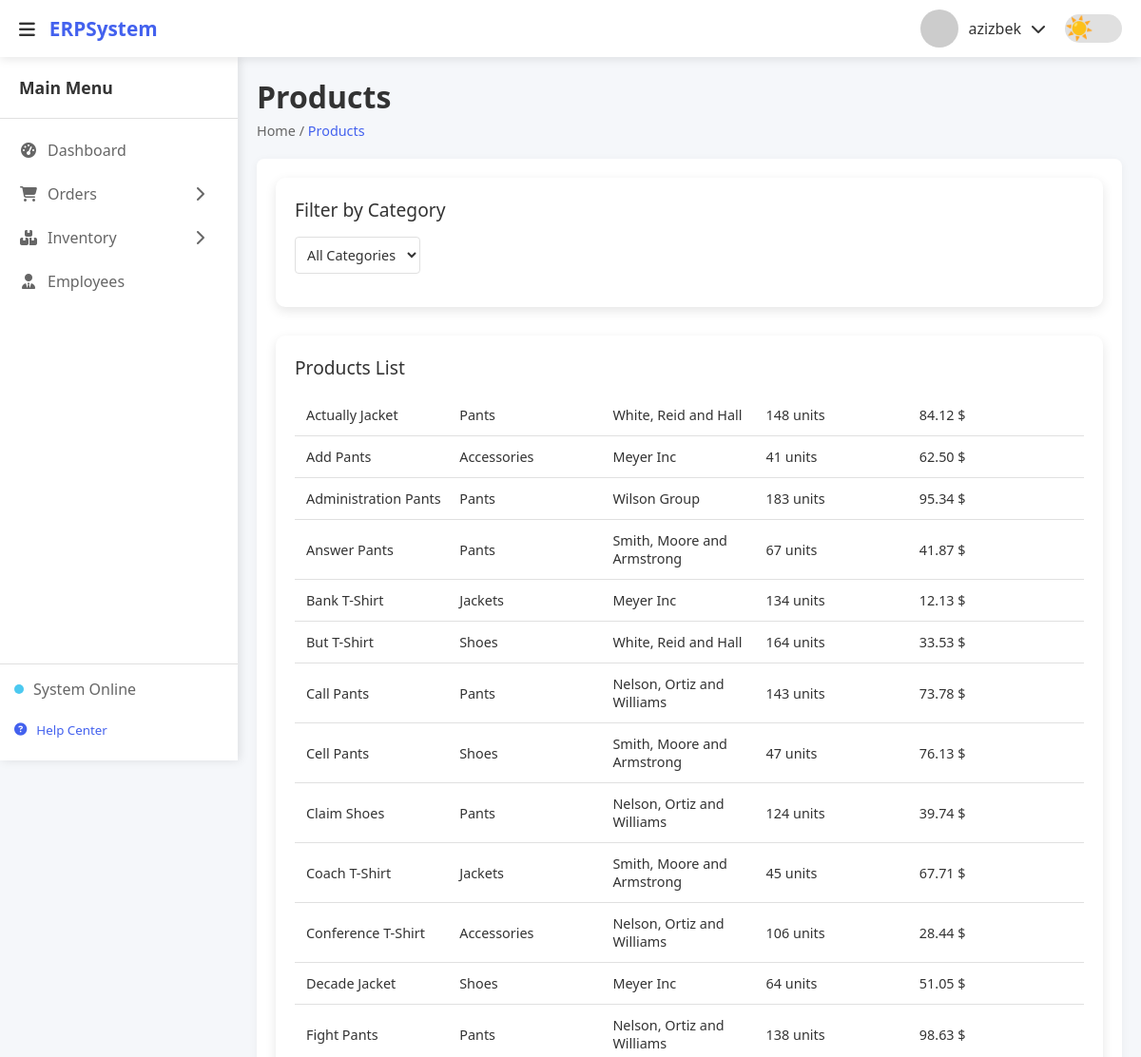
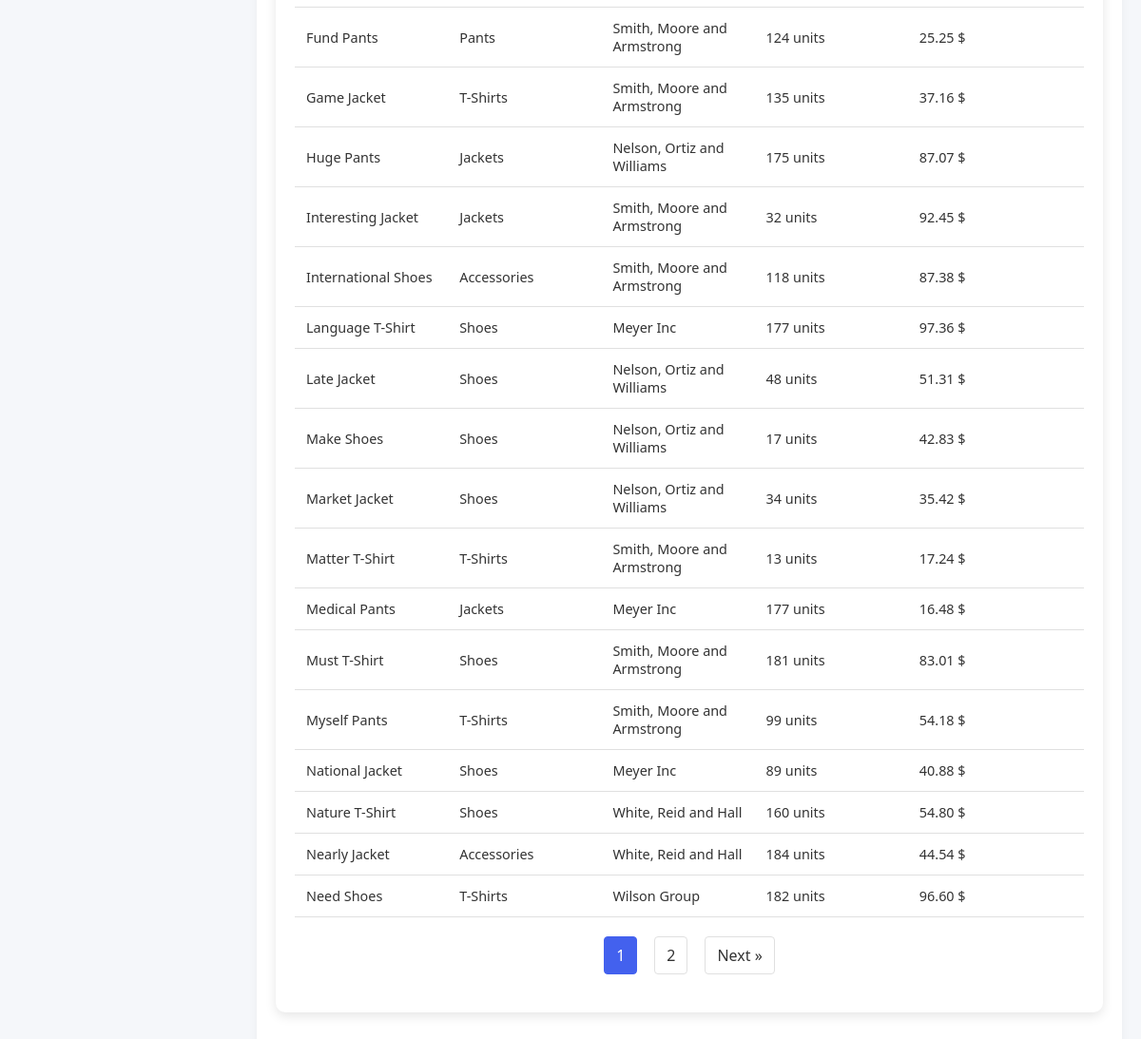
The page /inventory/products/ (signed in) on the database its author committed (2 pictures, top to bottom).
### main/models.py (models this page shows, shortened)
class Product(models.Model):
    name = models.CharField(max_length=100)
    description = models.TextField(blank=True, null=True)
    category = models.CharField(max_length=50, blank=True, null=True)
    price = models.DecimalField(max_digits=10, decimal_places=2)
    stock_quantity = models.PositiveIntegerField(default=0)
    supplier = models.ForeignKey(
        Supplier, on_delete=models.CASCADE, related_name="products"
    )
    created_at = models.DateTimeField(auto_now_add=True)
    updated_at = models.DateTimeField(auto_now=True)
    class Meta:
        ordering = ["name"]

class Supplier(models.Model):
    name = models.CharField(max_length=100)
    contact_person = models.CharField(max_length=100, blank=True, null=True)
    email = models.EmailField(unique=True)
    phone = models.CharField(max_length=15, blank=True, null=True)
    address = models.TextField(blank=True, null=True)
    created_at = models.DateTimeField(auto_now_add=True)
    updated_at = models.DateTimeField(auto_now=True)
    class Meta:
        ordering = ["name"]

### main/views.py (the view)
# urls.py: path("inventory/products/", views.products, name="products"),
@login_required
def products(request):
    category_filter = request.GET.get("category", "")
    categories = ["T-Shirts", "Pants", "Jackets", "Shoes", "Accessories"]
    if category_filter in categories:
        products_list = (
            Product.objects.filter(category=category_filter)
            .select_related("supplier")
            .order_by("name")
        )
    else:
        products_list = Product.objects.select_related("supplier").order_by("name")
    paginator = Paginator(products_list, 30)
    page_number = request.GET.get("page")
    products = paginator.get_page(page_number)
    context = {
        "products": products,
        "category_choices": categories,
        "current_category": category_filter,
    }
    return render(request, "products.html", context)

### template/products.html (shortened to what this page needs)
{% extends "wrapper.html" %}
{% load static %}
{% block content %}
<div class="content-header">
    <h1>Products</h1>
    <div class="breadcrumb">
        <span>Home</span> / <span>Products</span>
    </div>
</div>
<div class="content-body">
    <div class="card">
        <h3>Filter by Category</h3>
        <form method="GET" class="filter-form">
            <select name="category" onchange="this.form.submit()">
                <option value="">All Categories</option>
            </select>
        </form>
    </div>
    <div class="card">
        <h3>Products List</h3>
        <ul class="data-list">
            {% for product in products %}
            <li class="data-item">
                <span>{{ product.name }}</span>
                <span>{{ product.category }}</span>
                <span>{{ product.supplier.name }}</span>
                <span>{{ product.stock_quantity }} units</span>
                <span>{{ product.price|floatformat:2 }} $</span>
            </li>
            {% empty %}
            <p>No products found.</p>
            {% endfor %}
        </ul>
        {% if products.has_other_pages %}
        <div class="pagination">
            {% for num in products.paginator.page_range %}
            {% if products.number == num %}
            <span class="page-link active">{{ num }}</span>
            {% else %}
            <a href="?page={{ num }}{% if current_category %}&category={{ current_category }}{% endif %}"
                class="page-link">{{ num }}</a>
            {% endif %}
            {% endfor %}
            {% if products.has_next %}
            <a href="?page={{ products.next_page_number }}{% if current_category %}&category={{ current_category }}{% endif %}"
                class="page-link">Next &raquo;</a>
            {% endif %}
        </div>
        {% endif %}
    </div>
</div>
{% endblock %}

### template/wrapper.html (shortened to what this page needs)
<!DOCTYPE html>
{% load static %}
<html lang="en">
<head>
    <link rel="stylesheet" href="https://cdnjs.cloudflare.com/ajax/libs/font-awesome/6.4.0/css/all.min.css">
    <link rel="stylesheet" href="{% static 'css/main.css' %}">
    <link rel="stylesheet" href="{% static 'css/modal.css' %}">
    <link rel="stylesheet" href="{% static 'css/dashboard.css' %}">
    <link rel="stylesheet" href="{% static 'css/orders.css' %}">
    <link rel="stylesheet" href="{% static 'css/order_detail.css' %}">
    <link rel="stylesheet" href="{% static 'css/inventory.css' %}">
    <link rel="stylesheet" href="{% static 'css/products.css' %}">
    <link rel="stylesheet" href="{% static 'css/employee.css' %}">
</head>
<body>
    <div class="container">
        <nav class="top-nav">
            <div class="nav-left">
                <button id="sidebarToggle" class="menu-btn">
                    <i class="fas fa-bars"></i>
                </button>
                <div class="logo">
                    <span>ERP</span>System
                </div>
            </div>
            <div class="nav-right">
                <div class="user-profile" id="userProfile">
                    <img src="https://picsum.photos/200/300" width="40px" height="40px" alt="User">
                    <span>{{ request.user }}</span>
                    <i class="fas fa-chevron-down" id="userDropdownToggle"></i>
                </div>
                <div>
                    <div class="theme-toggle">
                        <label class="toggle-switch">
                            <span class="toggle-slider">
                            </span>
                        </label>
                    </div>
                </div>
            </div>
        </nav>
        <aside class="sidebar" id="sidebar">
            <div class="sidebar-header">
                <h3>Main Menu</h3>
            </div>
            <ul class="sidebar-menu">
                <li>
                    <a href="/">
                        <i class="fas fa-tachometer-alt"></i>
                        <span>Dashboard</span>
                    </a>
                </li>
                <li>
                    <a href="{% url 'main:orders' %}">
                        <i class="fas fa-shopping-cart"></i>
                        <span>Orders</span>
                        <i class="fas fa-chevron-right dropdown-icon"></i>
                    </a>
                </li>
                <li>
                    <a href="{% url 'main:inventory' %}">
                        <i class="fas fa-boxes"></i>
                        <span>Inventory</span>
                        <i class="fas fa-chevron-right dropdown-icon"></i>
                    </a>
                </li>
                <li>
                    <a href="{% url 'main:employee' %}">
                        <i class="fas fa-user-tie"></i>
                        <span>Employees</span>
                    </a>
                </li>
            </ul>
            <div class="sidebar-footer">
                <div class="system-status">
                    <div class="status-indicator online"></div>
                    <span>System Online</span>
                </div>
                <button class="help-btn">
                    <i class="fas fa-question-circle"></i>
                    <span>Help Center</span>
                </button>
            </div>
        </aside>
        <main class="main-content" id="mainContent">
            {% block content %}
            {% endblock %}
        </main>
    </div>
</body>
</html>

### staticfiles/css/dashboard.css (style rules this page uses)
.card { background-color: var(--card-bg); border-radius: 10px; padding: 20px; margin-bottom: 30px; box-shadow: 0 4px 12px rgba(0, 0, 0, 0.1); transition: box-shadow var(--transition-speed); }
.card h3 { font-size: 1.2rem; color: var(--text); margin-bottom: 15px; font-weight: 500; }

### staticfiles/css/orders.css (style rules this page uses)
.filter-form { display: flex; align-items: center; gap: 10px; }
.pagination { display: flex; justify-content: center; align-items: center; gap: 10px; margin-top: 20px; }

### staticfiles/css/order_detail.css (style rules this page uses)
.data-list { list-style: none; padding: 0; margin: 15px 0; }
.data-item { display: flex; justify-content: space-between; align-items: center; padding: 12px; border-bottom: 1px solid var(--border); transition: background-color var(--transition-speed); }
.data-item span { flex: 1; text-align: left; color: var(--text); font-size: 0.9rem; }

### staticfiles/css/inventory.css (style rules this page uses)
.data-list { list-style: none; padding: 0; margin: 15px 0; }
.data-item { display: flex; justify-content: space-between; align-items: center; padding: 12px; border-bottom: 1px solid var(--border); transition: background-color var(--transition-speed); }
.data-item span { flex: 1; text-align: left; color: var(--text); font-size: 0.9rem; }

### staticfiles/css/products.css (style rules this page uses)
.filter-form { margin: 15px 0; }
.filter-form select { padding: 8px; font-size: 0.9rem; border: 1px solid var(--border); border-radius: 4px; background-color: var(--card-bg); color: var(--text); cursor: pointer; }
.data-list { list-style: none; padding: 0; margin: 15px 0; }
.data-item { display: flex; justify-content: space-between; align-items: center; padding: 12px; border-bottom: 1px solid var(--border); transition: background-color var(--transition-speed); }
.data-item span { flex: 1; text-align: left; color: var(--text); font-size: 0.9rem; }
.pagination { display: flex; justify-content: center; margin: 20px 0; }
.page-link { padding: 8px 12px; margin: 0 4px; border: 1px solid var(--border); border-radius: 4px; color: var(--text); text-decoration: none; transition: background-color var(--transition-speed); }
.page-link.active { background-color: var(--primary); color: white; border-color: var(--primary); }

### rows shown on the page
Product: name "Actually Jacket", category "Pants", supplier.name "White, Reid and Hall", stock_quantity "148", price "84.12"
Product: name "Add Pants", category "Accessories", supplier.name "Meyer Inc", stock_quantity "41", price "62.50"
Product: name "Administration Pants", category "Pants", supplier.name "Wilson Group", stock_quantity "183", price "95.34"
Product: name "Answer Pants", category "Pants", supplier.name "Smith, Moore and Armstrong", stock_quantity "67", price "41.87"
Product: name "Bank T-Shirt", category "Jackets", supplier.name "Meyer Inc", stock_quantity "134", price "12.13"
Product: name "But T-Shirt", category "Shoes", supplier.name "White, Reid and Hall", stock_quantity "164", price "33.53"
Product: name "Call Pants", category "Pants", supplier.name "Nelson, Ortiz and Williams", stock_quantity "143", price "73.78"
Product: name "Cell Pants", category "Shoes", supplier.name "Smith, Moore and Armstrong", stock_quantity "47", price "76.13"
Product: name "Claim Shoes", category "Pants", supplier.name "Nelson, Ortiz and Williams", stock_quantity "124", price "39.74"
Product: name "Coach T-Shirt", category "Jackets", supplier.name "Smith, Moore and Armstrong", stock_quantity "45", price "67.71"
Product: name "Conference T-Shirt", category "Accessories", supplier.name "Nelson, Ortiz and Williams", stock_quantity "106", price "28.44"
Product: name "Decade Jacket", category "Shoes", supplier.name "Meyer Inc", stock_quantity "64", price "51.05"
Product: name "Fight Pants", category "Pants", supplier.name "Nelson, Ortiz and Williams", stock_quantity "138", price "98.63"
Product: name "Fund Pants", category "Pants", supplier.name "Smith, Moore and Armstrong", stock_quantity "124", price "25.25"
Product: name "Game Jacket", category "T-Shirts", supplier.name "Smith, Moore and Armstrong", stock_quantity "135", price "37.16"
Product: name "Huge Pants", category "Jackets", supplier.name "Nelson, Ortiz and Williams", stock_quantity "175", price "87.07"
Product: name "Interesting Jacket", category "Jackets", supplier.name "Smith, Moore and Armstrong", stock_quantity "32", price "92.45"
Product: name "International Shoes", category "Accessories", supplier.name "Smith, Moore and Armstrong", stock_quantity "118", price "87.38"
Product: name "Language T-Shirt", category "Shoes", supplier.name "Meyer Inc", stock_quantity "177", price "97.36"
Product: name "Late Jacket", category "Shoes", supplier.name "Nelson, Ortiz and Williams", stock_quantity "48", price "51.31"
Product: name "Make Shoes", category "Shoes", supplier.name "Nelson, Ortiz and Williams", stock_quantity "17", price "42.83"
Product: name "Market Jacket", category "Shoes", supplier.name "Nelson, Ortiz and Williams", stock_quantity "34", price "35.42"
Product: name "Matter T-Shirt", category "T-Shirts", supplier.name "Smith, Moore and Armstrong", stock_quantity "13", price "17.24"
Product: name "Medical Pants", category "Jackets", supplier.name "Meyer Inc", stock_quantity "177", price "16.48"
Product: name "Must T-Shirt", category "Shoes", supplier.name "Smith, Moore and Armstrong", stock_quantity "181", price "83.01"
Product: name "Myself Pants", category "T-Shirts", supplier.name "Smith, Moore and Armstrong", stock_quantity "99", price "54.18"
Product: name "National Jacket", category "Shoes", supplier.name "Meyer Inc", stock_quantity "89", price "40.88"
Product: name "Nature T-Shirt", category "Shoes", supplier.name "White, Reid and Hall", stock_quantity "160", price "54.80"
Product: name "Nearly Jacket", category "Accessories", supplier.name "White, Reid and Hall", stock_quantity "184", price "44.54"
Product: name "Need Shoes", category "T-Shirts", supplier.name "Wilson Group", stock_quantity "182", price "96.60"

### other values the page prints
{{ request.user }} "azizbek"
{{ num }} "1"
{{ num }} "2"
